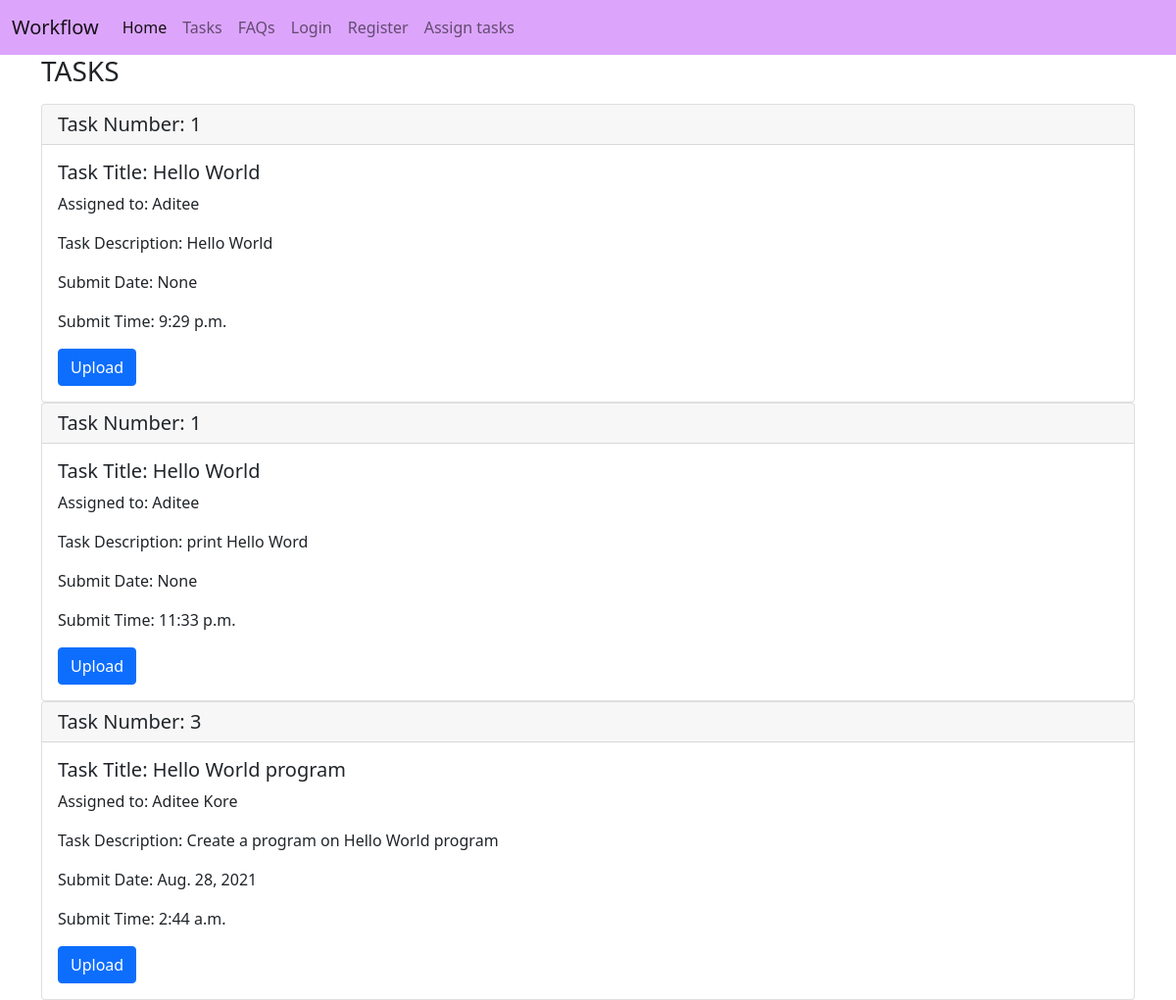
Before: /tasks with the older database file.
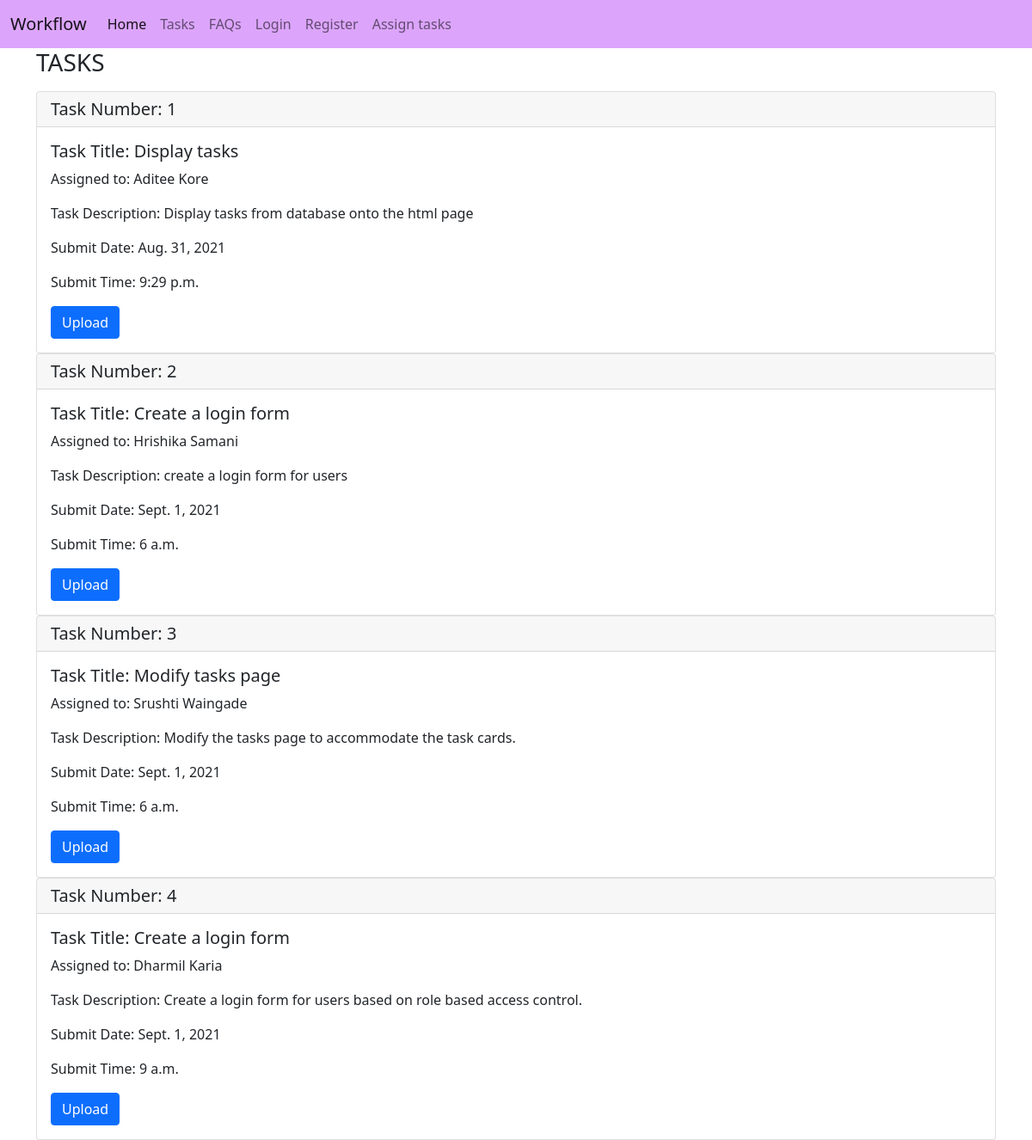
After: the same page with the newer database file.
### Home/models.py (models this page shows, shortened)
class Assigned_tasks(models.Model):
    task_no = models.CharField(max_length=10)
    task_name = models.CharField(max_length=50)
    task_desc = models.CharField(max_length=700, null=True)
    assigned_to = models.CharField(max_length=50)
    submit_time = models.TimeField()
    submit_date = models.DateField(null=True)

### Home/views.py (the view)
# urls.py: path("tasks", views.tasks, name='tasks'),
def tasks(request):
    task_list = Assigned_tasks.objects.all()
    return render(request, 'tasks.html', {'task_list': task_list})

### templates/tasks.html (shortened to what this page needs)
{% extends 'base.html' %}
{%block body%}
<div class='container'>
<h3>TASKS</h3>
{% for Assigned_tasks in task_list %}
<div class="card">
  <h5 class="card-header">Task Number: {{ Assigned_tasks.task_no }}</h5>
  <div class="card-body">
    <h5 class="card-title">Task Title: {{ Assigned_tasks.task_name }}</h5>
    <p class="card-text">Assigned to: {{ Assigned_tasks.assigned_to }}</p>
    <p class="card-text">Task Description: {{ Assigned_tasks.task_desc }}</p>
    <p class="card-text">Submit Date: {{ Assigned_tasks.submit_date }}</p>
    <p class="card-text">Submit Time: {{ Assigned_tasks.submit_time }}</p>
    <a href="#" class="btn btn-primary">Upload</a>
  </div>
</div>
{% endfor %}
</div>
{% endblock body%}

### templates/base.html (shortened to what this page needs)
<!DOCTYPE html>
<html lang="en">
<head>
    <link href="https://cdn.jsdelivr.net/npm/bootstrap@5.0.0/dist/css/bootstrap.min.css" rel="stylesheet">
</head>
<body>
    <nav class="navbar navbar-expand-lg navbar-light" style="background-color:#DCA5FB">
        <div class="container-fluid">
          <a class="navbar-brand" href="/index">Workflow</a>
          <div class="collapse navbar-collapse" id="navbarSupportedContent">
            <ul class="navbar-nav me-auto mb-2 mb-lg-0">
              <li class="nav-item">
                <a class="nav-link active" aria-current="page" href="/index">Home</a>
              </li>
              <li class="nav-item">
                <a class="nav-link" href="/tasks">Tasks</a>
              </li>
              <li class="nav-item">
                <a class="nav-link" href="/faq">FAQs</a>
              </li>
              <li class="nav-item">
                <a class="nav-link" href="/login" >Login</a>
              </li>
              <li class="nav-item">
                <a class="nav-link" href="/register" >Register</a>
              </li>
              <li class="nav-item">
                <a class="nav-link" href="/taskassign" >Assign tasks</a>
              </li>
            </ul>
          </div>
        </div>
      </nav>
    {%block body%}  {%endblock body%}
</body>
</html>

Changed rows visible on the page:
removed Assigned_tasks: task_no "1", task_name "Hello World", assigned_to "Aditee", task_desc "print Hello Word", submit_date "None", submit_time "11:33 p.m."
changed Assigned_tasks: task_name "Hello World" → "Display tasks"; assigned_to "Aditee" → "Aditee Kore"; task_desc "Hello World" → "Display tasks from database onto the html page"; submit_date "None" → "Aug. 31, 2021"
added Assigned_tasks: task_no "2", task_name "Create a login form", assigned_to "Hrishika Samani", task_desc "create a login form for users", submit_date "Sept. 1, 2021", submit_time "6 a.m."
changed Assigned_tasks: task_name "Hello World program" → "Modify tasks page"; assigned_to "Aditee Kore" → "Srushti Waingade"; task_desc "Create a program on Hello World program" → "Modify the tasks page to accommodate the task cards."; submit_date "Aug. 28, 2021" → "Sept. 1, 2021"; submit_time "2:44 a.m." → "6 a.m."
added Assigned_tasks: task_no "4", task_name "Create a login form", assigned_to "Dharmil Karia", task_desc "Create a login form for users based on role based access control.", submit_date "Sept. 1, 2021", submit_time "9 a.m."
